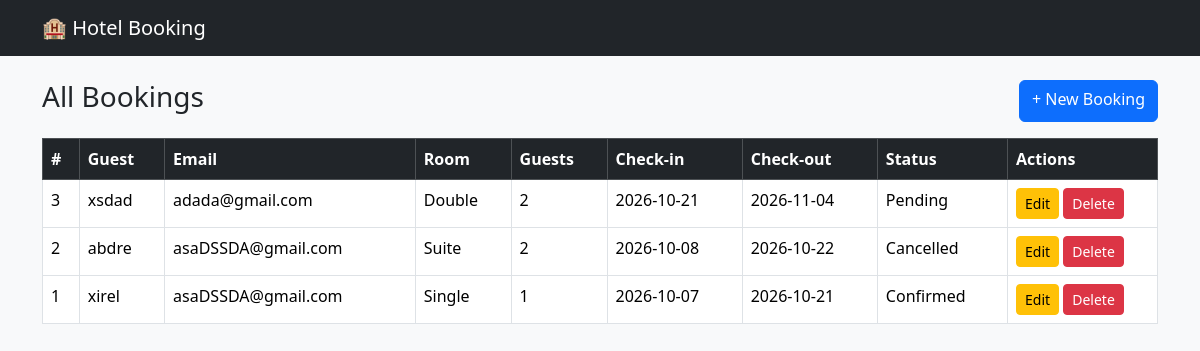
The page / on the database its author committed.
### tables this page shows
CREATE TABLE `bookings` (
  `id` int(11) NOT NULL,
  `guest_name` varchar(255) NOT NULL,
  `email` varchar(255) NOT NULL,
  `room_type` varchar(20) NOT NULL,
  `guests` int(11) NOT NULL,
  `check_in` date NOT NULL,
  `check_out` date NOT NULL,
  `status` varchar(20) NOT NULL DEFAULT 'Pending',
  `created_at` timestamp NOT NULL DEFAULT current_timestamp()
);

### db.php (called while the page is built, shortened)
<?php
function e($v) {
    return htmlspecialchars((string)$v, ENT_QUOTES, 'UTF-8');
}

### index.php (the view, shortened to what this page needs)
<?php
require 'db.php';
require 'form.php';
$bookings = $pdo->query('SELECT * FROM bookings ORDER BY id DESC')->fetchAll(PDO::FETCH_ASSOC);
?>
<div class="d-flex justify-content-between mb-3">
    <h3>All Bookings</h3>
    <a href="create.php" class="btn btn-primary">+ New Booking</a>
</div>
<table class="table table-bordered bg-white">
    <thead class="table-dark">
        <tr><th>#</th><th>Guest</th><th>Email</th><th>Room</th><th>Guests</th>
            <th>Check-in</th><th>Check-out</th><th>Status</th><th width="150">Actions</th></tr>
    </thead>
    <tbody>
    <?php foreach ($bookings as $b): ?>
        <tr>
            <td><?= $b['id'] ?></td>
            <td><?= e($b['guest_name']) ?></td>
            <td><?= e($b['email']) ?></td>
            <td><?= e($b['room_type']) ?></td>
            <td><?= $b['guests'] ?></td>
            <td><?= e($b['check_in']) ?></td>
            <td><?= e($b['check_out']) ?></td>
            <td><?= e($b['status']) ?></td>
            <td>
                <a href="edit.php?id=<?= $b['id'] ?>" class="btn btn-warning btn-sm">Edit</a>
                <a href="delete.php?id=<?= $b['id'] ?>" class="btn btn-danger btn-sm"
                   onclick="return confirm('Delete this booking?')">Delete</a>
            </td>
        </tr>
    <?php endforeach; ?>
    </tbody>
</table>

### rows shown on the page
bookings: id "3", guest_name "xsdad", email "adada@gmail.com", room_type "Double", guests "2", check_in "2026-10-21", check_out "2026-11-04", status "Pending"
bookings: id "2", guest_name "abdre", email "asaDSSDA@gmail.com", room_type "Suite", guests "2", check_in "2026-10-08", check_out "2026-10-22", status "Cancelled"
bookings: id "1", guest_name "xirel", email "asaDSSDA@gmail.com", room_type "Single", guests "1", check_in "2026-10-07", check_out "2026-10-21", status "Confirmed"
